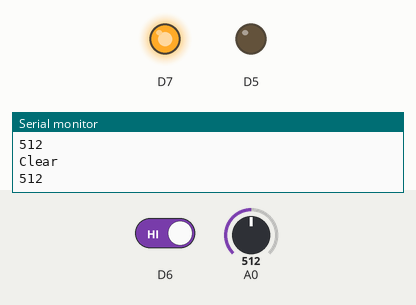
This sketch was run on a simulated ESP8266 (NodeMCU). Parts: output pins drawn as LEDs (lit = HIGH), the last lines printed to the serial monitor. The test bench sets the inputs (shaded band); at power-on: D6 HIGH, A0 = 512.

Above: at 1.2 s.
1.3 s: D6 driven LOW
At 2.1 s:
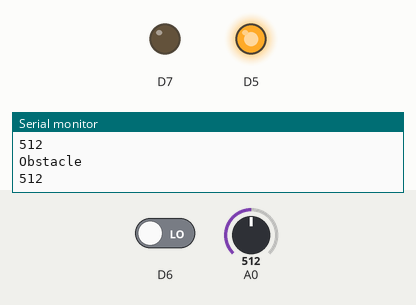
2.8 s: D6 driven HIGH
At 3.4 s:
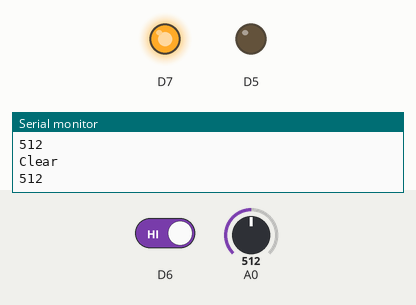
Timing chart, 0 to 5.8 s (numbered marks = the images above; inputs shaded):
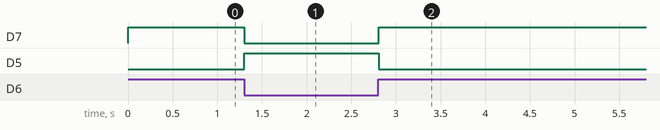

The sketch:

ir_rgb_AD_exp.ino
```cpp
void setup() {
pinMode(D5,OUTPUT);
pinMode(D7,OUTPUT);
Serial.begin(115200);
}

void loop() {

  if(digitalRead(D6)==LOW && analogRead(A0)<=600){
  Serial.println("Obstacle");
  Serial.println(analogRead(A0));
  digitalWrite(D5,HIGH);
  digitalWrite(D7,LOW);
}
else{
  Serial.println("Clear");
  Serial.println(analogRead(A0));
  digitalWrite(D5,LOW);
  digitalWrite(D7,HIGH);
}
delay(100);
}
```

Measured:
- after the input at 1.3 s, D7: HIGH → LOW at once; D5: LOW → HIGH at once
- after the input at 2.8 s, D7: LOW → HIGH at once; D5: HIGH → LOW at once
